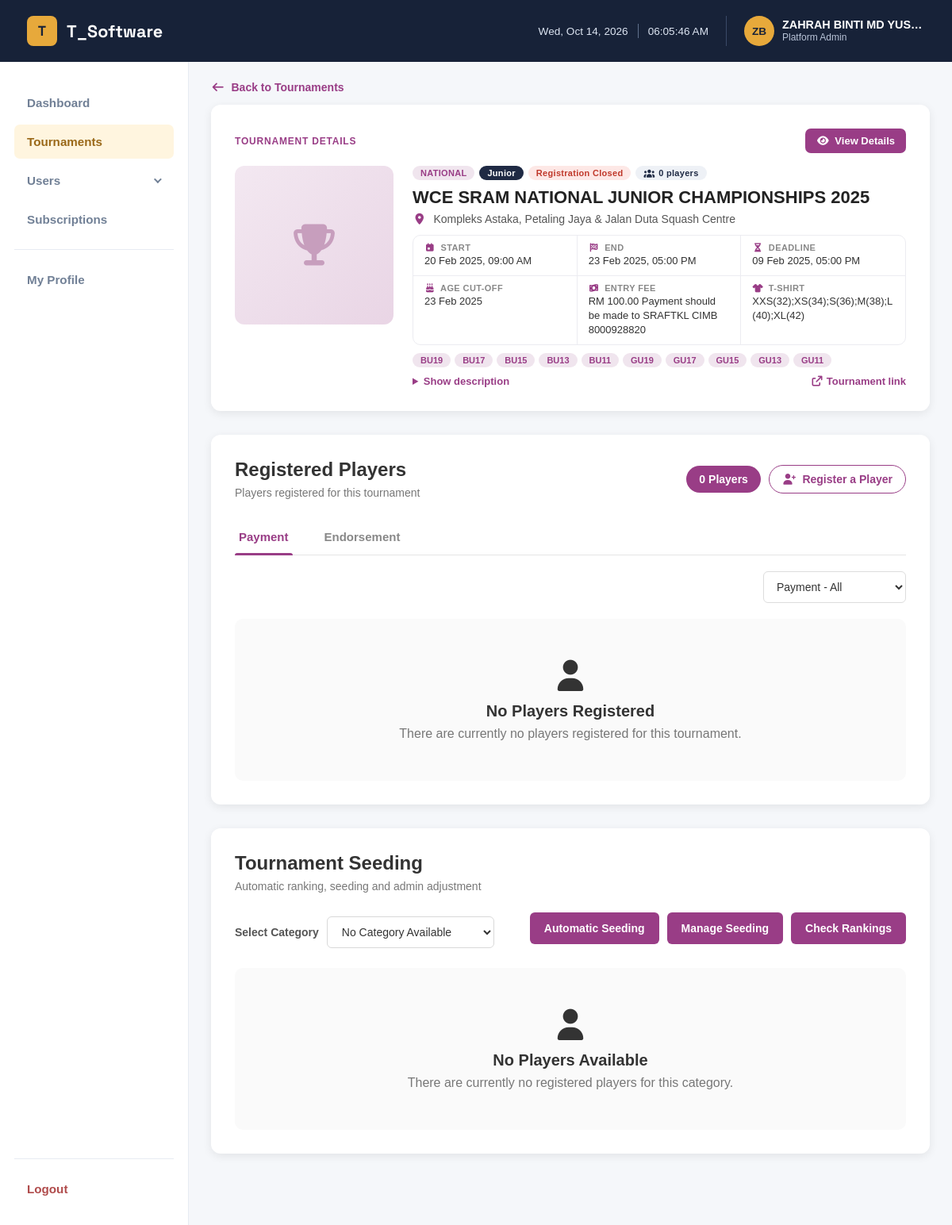
The app's page /admin/admin_each_tournament.php?id=5 (signed in) with its own data.
### tables this page shows
CREATE TABLE `tournament` (
  `tournamentID` int(11) NOT NULL,
  `tournament_startdate` datetime NOT NULL,
  `tournament_enddate` datetime NOT NULL,
  `tournament_name` varchar(255) NOT NULL,
  `tournament_description` mediumtext NOT NULL,
  `tournament_detail_link` varchar(255) NOT NULL,
  `tournament_location` varchar(255) NOT NULL,
  `tournament_country` varchar(100) DEFAULT NULL,
  `tournament_fee` varchar(255) NOT NULL,
  `tournament_deadline` datetime NOT NULL,
  `tournament_age_cutoff` date DEFAULT NULL,
  `tournament_type` varchar(50) NOT NULL,
  `tournament_tshirt_size` varchar(255) DEFAULT NULL,
  `tournament_picture` varchar(255) DEFAULT NULL,
  `registration_field` varchar(10000) NOT NULL,
  `creatorID` varchar(255) NOT NULL
);

### admin/admin_each_tournament.php (the view, shortened to what the rows shown need)
<?php
require_once '../db.php';
require_once 'admin_auth.php';
$tournamentID = isset($_GET['id']) ? intval($_GET['id']) : 0;
$stmt = $conn->prepare("
    SELECT *
    FROM tournament
    WHERE tournamentID = ?
");
$stmt->bind_param("i", $tournamentID);
$stmt->execute();
$tournamentResult = $stmt->get_result();
$tournament = $tournamentResult->fetch_assoc();
$playerStmt = $conn->prepare("
    SELECT
        tr.registrationID,
        tr.category_registered,
        tr.category_remarks,
        tr.player_tshirt,
        tr.accommodation,
        tr.amount_paid,
        tr.payment_date,
        tr.payment_status,
        tr.endorsement,
        tr.endorsement_date,
        tr.admin_remark,
        tr.seed_number,
        p.playerID,
        p.player_full_name,
        p.player_email,
        p.player_contact,
        p.player_gender,
        p.player_nationality
    FROM tournament_register tr
    JOIN players p ON tr.playerID = p.playerID
    WHERE tr.tournamentID = ?
    ORDER BY tr.registrationID DESC
");
$playerStmt->bind_param("i", $tournamentID);
$playerStmt->execute();
$playersResult = $playerStmt->get_result();
$overviewStmt = $conn->prepare("
    SELECT category_name
    FROM tournament_category
    WHERE tournamentID = ?
");
$overviewStmt->bind_param("i", $tournamentID);
$overviewStmt->execute();
$overviewCategories = [];
foreach ($overviewStmt->get_result()->fetch_all(MYSQLI_ASSOC) as $row) {
    $name = trim($row['category_name']);
    $overviewCategories[$name] = true;
}
$overviewCategories = array_keys($overviewCategories);
$overviewCategoryType = array_intersect(['Men', 'Women'], $overviewCategories)
    ? 'PSA'
    : (empty($overviewCategories) ? '' : 'Junior');
$deadlineTime = strtotime($tournament['tournament_deadline'] ?? '');
$registrationOpen = $deadlineTime !== false && $deadlineTime > 0 && $deadlineTime >= time();
$daysLeft = $registrationOpen ? (int) ceil(($deadlineTime - time()) / 86400) : 0;
function overviewDate($value, $withTime = true)
{
    $time = strtotime($value ?? '');
    return date($withTime ? 'd M Y, h:i A' : 'd M Y', $time);
}
require_once '../fees.php';
?>
<!DOCTYPE html>
<html lang="en">
<head>
    <link href="./assets/style.css" rel="stylesheet" type="text/css">
    <link href="./assets/each_tournaments.css?v=<?= filemtime(__DIR__ . '/assets/each_tournaments.css') ?>" rel="stylesheet" type="text/css">
    <link rel="stylesheet" href="https://cdnjs.cloudflare.com/ajax/libs/font-awesome/7.0.1/css/all.min.css">
</head>
<body>
<?php require_once 'admin_navbar.php'; ?>
<main class="container">
    <section class="tournament-section tournament-overview">
        <div class="overview-hero">
            <div class="overview-main">
                <div class="overview-badges">
                    <?php if (!empty($tournament['tournament_type'])): ?>
                        <span class="overview-badge badge-type"><?= htmlspecialchars(strtoupper($tournament['tournament_type'])) ?></span>
                    <?php endif; ?>
                    <?php if ($overviewCategoryType !== ''): ?>
                        <span class="overview-badge badge-category-type"><?= htmlspecialchars($overviewCategoryType) ?></span>
                    <?php endif; ?>
                    <span class="overview-badge <?= $registrationOpen ? 'badge-open' : 'badge-closed' ?>">
                        <?= $registrationOpen
                            ? 'Open &middot; ' . $daysLeft . ($daysLeft === 1 ? ' day left' : ' days left')
                            : 'Registration Closed' ?>
                    </span>
                    <span class="overview-badge badge-players">
                        <i class="fa-solid fa-users"></i>
                        <?= $playersResult->num_rows ?> <?= $playersResult->num_rows === 1 ? 'player' : 'players' ?>
                    </span>
                </div>
                <h1><?= htmlspecialchars($tournament['tournament_name']) ?></h1>
                <p class="overview-location">
                    <i class="fa-solid fa-location-dot"></i>
                    <?= htmlspecialchars($tournament['tournament_location'] ?: '-') ?><?php if (!empty($tournament['tournament_country'])): ?>,
                        <strong><?= htmlspecialchars($tournament['tournament_country']) ?></strong>
                    <?php endif; ?>
                </p>
                <dl class="tournament-details">
                    <div class="detail-item">
                        <dt><i class="fa-solid fa-calendar-day"></i> Start</dt>
                        <dd><?= overviewDate($tournament['tournament_startdate']) ?></dd>
                    </div>
                    <div class="detail-item">
                        <dt><i class="fa-solid fa-flag-checkered"></i> End</dt>
                        <dd><?= overviewDate($tournament['tournament_enddate']) ?></dd>
                    </div>
                    <div class="detail-item">
                        <dt><i class="fa-solid fa-hourglass-half"></i> Deadline</dt>
                        <dd><?= overviewDate($tournament['tournament_deadline']) ?></dd>
                    </div>
                    <div class="detail-item">
                        <dt><i class="fa-solid fa-cake-candles"></i> Age Cut-off</dt>
                        <dd><?= overviewDate($tournament['tournament_age_cutoff'], false) ?></dd>
                    </div>
                    <div class="detail-item">
                        <dt><i class="fa-solid fa-money-bill-wave"></i> Entry Fee</dt>
                        <dd>
                            <?php $feeParts = splitFee($tournament['tournament_fee'] ?? ''); ?>
                            <?php if ($feeParts['foreign'] !== null): ?>
                                <span class="fee-line">Local: <?= htmlspecialchars($feeParts['local']) ?></span>
                                <span class="fee-line">Foreign: <?= htmlspecialchars($feeParts['foreign']) ?></span>
                            <?php else: ?>
                                <?= htmlspecialchars($tournament['tournament_fee'] ?: '-') ?>
                            <?php endif; ?>
                        </dd>
                    </div>
                    <div class="detail-item">
                        <dt><i class="fa-solid fa-shirt"></i> T-Shirt</dt>
                        <dd><?= htmlspecialchars($tournament['tournament_tshirt_size'] ?: '-') ?></dd>
                    </div>
                </dl>
                <?php if (!empty($overviewCategories)): ?>
                    <div class="overview-chips">
                        <?php foreach ($overviewCategories as $categoryCode): ?>
                            <span class="overview-chip"><?= htmlspecialchars($categoryCode) ?></span>
                        <?php endforeach; ?>
                    </div>
                <?php endif; ?>
                <?php if (!empty($tournament['tournament_description']) || !empty($tournament['tournament_detail_link'])): ?>
                    <div class="overview-more">
                        <?php if (!empty($tournament['tournament_description'])): ?>
                            <details class="overview-description">
                            </details>
                        <?php endif; ?>
                        <?php if (!empty($tournament['tournament_detail_link'])): ?>
                            <a
                                class="detail-link"
                                href="<?= htmlspecialchars($tournament['tournament_detail_link']) ?>"
                                target="_blank"
                                rel="noopener noreferrer"
                            >
                            </a>
                        <?php endif; ?>
                    </div>
                <?php endif; ?>
            </div>
        </div>
    </section>
    <section class="players-section">
        <div class="section-header">
            <div>
                <h2>
                    Registered Players
                </h2>
            </div>
        </div>
    </section>
    <section class="players-section">
        <div class="section-header">
            <div>
                <h2>
                    Tournament Seeding
                </h2>
            </div>
        </div>
    </section>
</main>
</body>
</html>

### admin/admin_navbar.php (shortened to what the rows shown need)
<header class="site-header">
    <nav>
        <div class="nav-right">
            <?php
            $navName = $currentAdmin['admin_name'] ?? '';
            $navInitials = strtoupper(implode('', array_map(function ($word) {
                return substr($word, 0, 1);
            }, array_slice(preg_split('/\s+/', trim($navName)), 0, 2))));
            $navPhoto = null;
            ?>
            <a href="admin_my_profile.php" class="nav-user" title="My Profile">
                <span class="nav-avatar">
                    <?php if ($navPhoto): ?>
                        <img src="<?= htmlspecialchars($navPhoto) ?>" alt="">
                    <?php else: ?>
                        <?= htmlspecialchars($navInitials) ?>
                    <?php endif; ?>
                </span>
                <span class="nav-user-text">
                    <strong><?= htmlspecialchars($navName) ?></strong>
                    <small><?= isPlatformAdmin() ? 'Platform Admin' : 'Tournament Organizer' ?></small>
                </span>
            </a>
        </div>
    </nav>
</header>

### records on screen
tournament: tournament_type "NATIONAL", tournament_name "WCE SRAM NATIONAL JUNIOR CHAMPIONSHIPS 2025", tournament_location "Kompleks Astaka, Petaling Jaya & Jalan Duta Squash Centre", tournament_startdate "20 Feb 2025, 09:00 AM", tournament_enddate "23 Feb 2025, 05:00 PM", tournament_deadline "09 Feb 2025, 05:00 PM", tournament_age_cutoff "23 Feb 2025", tournament_fee "RM 100.00 Payment should be made to SRAFTKL CIMB 8000928820", tournament_tshirt_size "XXS(32);XS(34);S(36);M(38);L(40);XL(42)"

### other values on screen
$navInitials "ZB"
$navName "ZAHRAH BINTI MD YUS…"
$overviewCategoryType "Junior"
$playersResult->num_rows "0"
$categoryCode "BU19"
$categoryCode "BU17"
$categoryCode "BU15"
$categoryCode "BU13"
$categoryCode "BU11"
$categoryCode "GU19"
$categoryCode "GU17"
$categoryCode "GU15"
$categoryCode "GU13"
$categoryCode "GU11"
